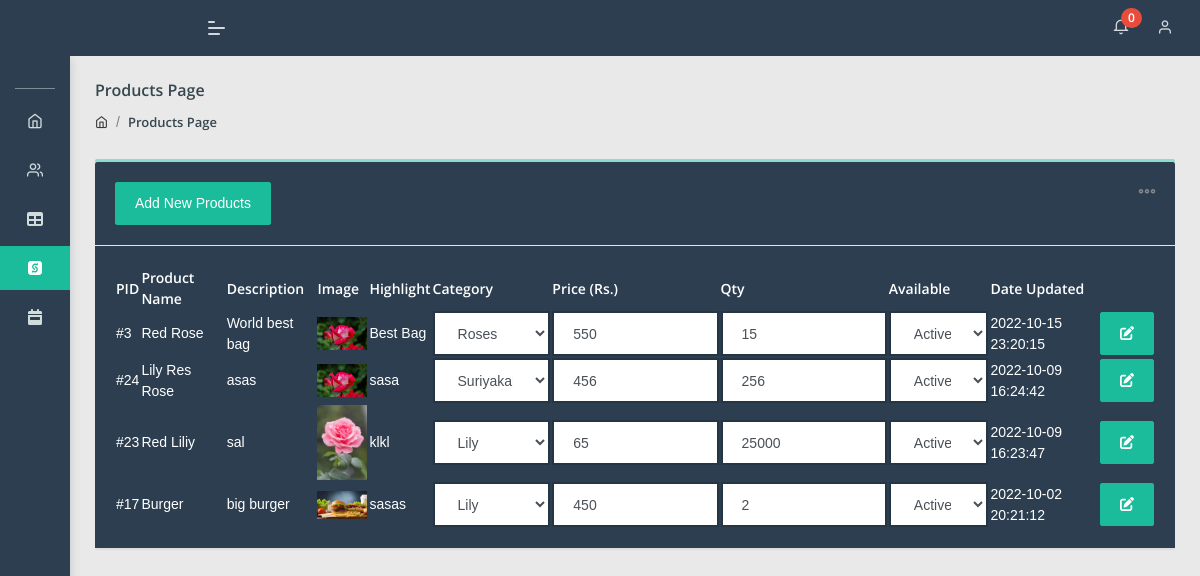
The page /admin/products.php (signed in) on the database as committed earlier.
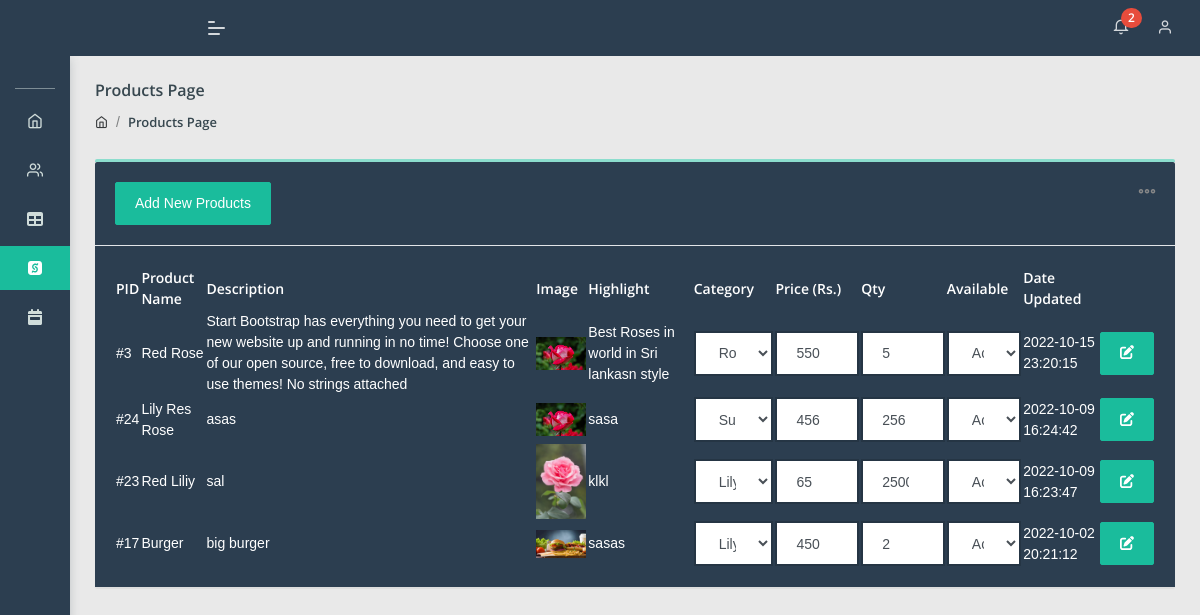
The same page on the database as committed later.
### tables this page shows
CREATE TABLE `products` (
  `pid` int(11) NOT NULL,
  `product_name` varchar(255) NOT NULL,
  `product_description` varchar(255) NOT NULL,
  `product_highlight` varchar(255) NOT NULL,
  `product_price` int(255) NOT NULL,
  `product_qty` int(255) NOT NULL,
  `product_active` int(2) NOT NULL,
  `date_updated` datetime NOT NULL,
  `is_deleted` int(11) NOT NULL,
  `product_image` varchar(255) NOT NULL,
  `cat_id` int(255) NOT NULL
);

CREATE TABLE `category` (
  `cat_id` int(11) NOT NULL,
  `cat_name` varchar(255) NOT NULL,
  `cat_image` varchar(255) NOT NULL,
  `is_deleted` int(2) NOT NULL,
  `date_updated` datetime NOT NULL
);

### admin/products.php (the view, shortened to what the changed rows need)
<!DOCTYPE html>
<html lang="en">
<?php include 'pages/head.php'; ?>
<body class="">
    <?php include 'pages/header.php'; ?>
    <div class="pcoded-main-container">
        <div class="pcoded-content">
            <div class="row">
                <div class="col-sm-12">
                    <div class="card">
                        <div class="card-body text-white" style="background-color: #2c3e50;">
                            <div class="table-responsive " >
                                <table id="datatablesSimple">
                                    <thead>
                                        <tr>
                                            <th>PID</th>
                                            <th>Product Name</th>
                                            <th>Description</th>
                                            <th>Image</th>
                                            <th>Highlight</th>
                                            <th>Category</th>
                                            <th>Price (Rs.)</th>
                                            <th>Qty</th>
                                            <th>Available</th>
                                            <th>Date Updated</th>
                                            <th></th>
                                        </tr>
                                    </thead>
                                    <tbody>
                                        <?php
                                            $getall = getAllItems();
                                            while ($row = mysqli_fetch_assoc($getall)) {
                                                $pid = $row['pid'];
                                                $img = $row['product_image'];
                                                $img_src = "server/uploads/products/" . $img; ?>
                                        <tr>
                                            <td>
                                                #<?php echo $row['pid']; ?>
                                            </td>
                                            <td>
                                                <?php echo $row['product_name']; ?>
                                            </td>
                                            <td>
                                                <?php echo $row['product_description']; ?>
                                            </td>
                                            <td><img width="50px" src='<?php echo $img_src; ?>'></td>
                                            <td>
                                                <?php echo $row['product_highlight']; ?>
                                            </td>
                                            <td><select
                                                    onchange="updateData(this, '<?php echo $pid; ?>', 'cat_id', 'products', 'pid');"
                                                    id="cat_id <?php echo $pid; ?>" class='form-control norad tx12'
                                                    name="cat_id" type='text'>
                                                    <?php
                                                    $getallCat = getAllCategories();
                                                    while($row2=mysqli_fetch_assoc($getallCat)){ ?>
                                                    <option value="<?php echo $row2['cat_id']; ?>"
                                                        <?php if ($row['cat_id']== $row2['cat_id']) echo "selected"; ?>>
                                                        <?php echo $row2['cat_name']; ?></option>
                                                    <?php } ?>
                                                </select>
                                            </td>
                                            <td>
                                                <input type="number" class="form-control"
                                                    onchange="updateData(this, '<?php echo $pid; ?>', 'product_price', 'products', 'pid');"
                                                    name="product_price" id="product_price <?php echo $pid; ?>"
                                                    value="<?php echo $row['product_price']; ?>">
                                            </td>
                                            <td>
                                                <input type="number" class="form-control"
                                                    onchange="updateData(this, '<?php echo $pid; ?>', 'product_qty', 'products', 'pid');"
                                                    name="product_qty" id="product_qty <?php echo $pid; ?>"
                                                    value="<?php echo $row['product_qty']; ?>">
                                            </td>
                                            <td>
                                                <select
                                                    onchange="updateData(this, '<?php echo $pid; ?>', 'product_active', 'products', 'pid');"
                                                    id="product_active <?php echo $pid; ?>"
                                                    class='form-control norad tx12' name="product_active" type='text'>
                                                    <option value="1"
                                                        <?php if ($row['product_active'] == "1" ) echo "selected" ; ?>>
                                                        Active
                                                    </option>
                                                </select>
                                            </td>
                                            <td>
                                                <?php echo $row['date_updated']; ?>
                                            </td>
                                            <td>
                                                <a href="prodcuts_edit.php?pid=<?php echo $row['pid']; ?>"
                                                    class="btn btn-primary">
                                                    <i class="fa-solid fa-pen-to-square"></i> </a>
                                            </td>
                                            <?php } ?>
                                    </tbody>
                                </table>
                            </div>
                        </div>
                    </div>
                </div>
            </div>
        </div>
    </div>
</body>
</html>

### admin/server/inc/get.php (shortened to what the changed rows need)
<?php
function getAllCategories()
{
    include 'connection.php';
    $viewcat = "SELECT * FROM category WHERE is_deleted = '0' ORDER BY date_updated DESC";
    return mysqli_query($con, $viewcat);
}
function getAllItems()
{
    include 'connection.php';
    $viewcat = "SELECT * FROM products WHERE is_deleted = 0 ORDER BY date_updated DESC";
    return mysqli_query($con, $viewcat);
}
function dataCountWhere($table, $where){
	include 'connection.php';
	$counts = "SELECT * FROM $table WHERE $where";
	$res =  mysqli_query($con,$counts);
    $count =  mysqli_num_rows($res);
    echo $count;
}
?>

Rows that differ between the two databases and show on the page:
changed products "Red Rose": product_description "World best bag" → "Start Bootstrap has everything you need to get your new website up and running in no time! Choose one of our open source, free to download, and easy to use themes! No strings attached"; product_highlight "Best Bag" → "Best Roses in world in Sri lankasn style"; product_qty "15" → "5"
Other text that changed with them:
$count: "0" → "2"
